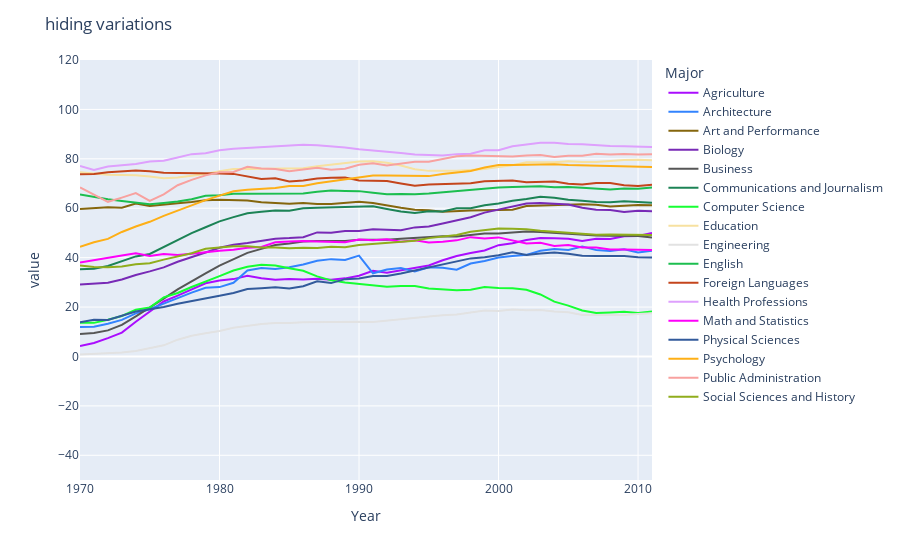

Notebook code for this chart:
### Code cell
fig = px.line(df_melt, x='Year', y='value',color="Major",color_discrete_sequence=px.colors.qualitative.Alphabet)
fig.update_layout(title='hiding variations', yaxis=dict(range=[-50, 120]))
fig.show()

### Figure 1 — Plotly figure (JSON) as saved in the notebook; plotly's stock layout.template omitted (floating-point values rounded to 4 significant figures)
{"data": [{"hovertemplate": "Major=Agriculture<br>Year=%{x}<br>value=%{y}<extra></extra>", "legendgroup": "Agriculture", "line": {"color": "#AA0DFE", "dash": "solid"}, "marker": {"symbol": "circle"}, "mode": "lines", "name": "Agriculture", "orientation": "v", "showlegend": true, "type": "scatter", "x": [1970, 1971, 1972, 1973, 1974, 1975, 1976, 1977, 1978, 1979, 1980, 1981, 1982, 1983, 1984, 1985, 1986, 1987, 1988, 1989, 1990, 1991, 1992, 1993, 1994, 1995, 1996, 1997, 1998, 1999, 2000, 2001, 2002, 2003, 2004, 2005, 2006, 2007, 2008, 2009, 2010, 2011], "xaxis": "x", "y": [4.23, 5.453, 7.421, 9.654, 14.07, 18.33, 22.25, 24.64, 27.15, 29.63, 30.76, 31.32, 32.64, 31.64, 31.09, 31.38, 31.2, 31.49, 31.09, 31.61, 32.7, 34.71, 33.93, 34.95, 36.03, 36.84, 38.97, 40.69, 41.91, 42.89, 45.06, 45.87, 47.13, 47.94, 47.89, 47.67, 46.79, 47.61, 47.57, 48.67, 48.73, 50.04], "yaxis": "y"}, {"hovertemplate": "Major=Architecture<br>Year=%{x}<br>value=%{y}<extra></extra>", "legendgroup": "Architecture", "line": {"color": "#3283FE", "dash": "solid"}, "marker": {"symbol": "circle"}, "mode": "lines", "name": "Architecture", "orientation": "v", "showlegend": true, "type": "scatter", "x": [1970, 1971, 1972, 1973, 1974, 1975, 1976, 1977, 1978, 1979, 1980, 1981, 1982, 1983, 1984, 1985, 1986, 1987, 1988, 1989, 1990, 1991, 1992, 1993, 1994, 1995, 1996, 1997, 1998, 1999, 2000, 2001, 2002, 2003, 2004, 2005, 2006, 2007, 2008, 2009, 2010, 2011], "xaxis": "x", "y": [11.92, 12.0, 13.21, 14.79, 17.44, 19.13, 21.39, 23.74, 25.85, 27.77, 28.08, 29.84, 34.82, 35.83, 35.45, 36.13, 37.24, 38.73, 39.4, 39.1, 40.82, 33.68, 35.2, 35.78, 34.43, 36.06, 35.93, 35.1, 37.6, 38.63, 40.02, 40.69, 41.13, 42.76, 43.47, 43.1, 44.5, 43.1, 42.71, 43.35, 42.07, 42.77], "yaxis": "y"}, {"hovertemplate": "Major=Art and Performance<br>Year=%{x}<br>value=%{y}<extra></extra>", "legendgroup": "Art and Performance", "line": {"color": "#85660D", "dash": "solid"}, "marker": {"symbol": "circle"}, "mode": "lines", "name": "Art and Performance", "orientation": "v", "showlegend": true, "type": "scatter", "x": [1970, 1971, 1972, 1973, 1974, 1975, 1976, 1977, 1978, 1979, 1980, 1981, 1982, 1983, 1984, 1985, 1986, 1987, 1988, 1989, 1990, 1991, 1992, 1993, 1994, 1995, 1996, 1997, 1998, 1999, 2000, 2001, 2002, 2003, 2004, 2005, 2006, 2007, 2008, 2009, 2010, 2011], "xaxis": "x", "y": [59.7, 59.9, 60.4, 60.2, 61.9, 60.9, 61.3, 62, 62.5, 63.2, 63.4, 63.3, 63.1, 62.4, 62.1, 61.8, 62.1, 61.7, 61.7, 62, 62.6, 62.1, 61, 60.2, 59.4, 59.2, 58.6, 58.7, 59.1, 59.2, 59.2, 59.4, 60.9, 61.1, 61.3, 61.4, 61.6, 61.4, 60.7, 61, 61.3, 61.2], "yaxis": "y"}, {"hovertemplate": "Major=Biology<br>Year=%{x}<br>value=%{y}<extra></extra>", "legendgroup": "Biology", "line": {"color": "#782AB6", "dash": "solid"}, "marker": {"symbol": "circle"}, "mode": "lines", "name": "Biology", "orientation": "v", "showlegend": true, "type": "scatter", "x": [1970, 1971, 1972, 1973, 1974, 1975, 1976, 1977, 1978, 1979, 1980, 1981, 1982, 1983, 1984, 1985, 1986, 1987, 1988, 1989, 1990, 1991, 1992, 1993, 1994, 1995, 1996, 1997, 1998, 1999, 2000, 2001, 2002, 2003, 2004, 2005, 2006, 2007, 2008, 2009, 2010, 2011], "xaxis": "x", "y": [29.09, 29.39, 29.81, 31.15, 33.0, 34.45, 36.07, 38.33, 40.11, 42.07, 44.0, 45.25, 45.97, 46.71, 47.67, 47.91, 48.3, 50.21, 50.1, 50.77, 50.82, 51.47, 51.35, 51.12, 52.25, 52.6, 53.79, 55.0, 56.35, 58.23, 59.39, 60.71, 61.9, 62.17, 61.91, 61.5, 60.17, 59.41, 59.31, 58.49, 59.01, 58.74], "yaxis": "y"}, {"hovertemplate": "Major=Business<br>Year=%{x}<br>value=%{y}<extra></extra>", "legendgroup": "Business", "line": {"color": "#565656", "dash": "solid"}, "marker": {"symbol": "circle"}, "mode": "lines", "name": "Business", "orientation": "v", "showlegend": true, "type": "scatter", "x": [1970, 1971, 1972, 1973, 1974, 1975, 1976, 1977, 1978, 1979, 1980, 1981, 1982, 1983, 1984, 1985, 1986, 1987, 1988, 1989, 1990, 1991, 1992, 1993, 1994, 1995, 1996, 1997, 1998, 1999, 2000, 2001, 2002, 2003, 2004, 2005, 2006, 2007, 2008, 2009, 2010, 2011], "xaxis": "x", "y": [9.064, 9.503, 10.56, 12.8, 16.2, 19.69, 23.43, 27.16, 30.53, 33.62, 36.77, 39.27, 41.95, 43.54, 45.12, 45.75, 46.53, 46.69, 46.76, 46.78, 47.2, 47.22, 47.22, 47.64, 47.98, 48.57, 48.65, 48.56, 49.26, 49.81, 49.8, 50.28, 50.55, 50.35, 49.95, 49.79, 49.21, 49.0, 48.89, 48.84, 48.76, 48.18], "yaxis": "y"}, {"hovertemplate": "Major=Communications and Journalism<br>Year=%{x}<br>value=%{y}<extra></extra>", "legendgroup": "Communications and Journalism", "line": {"color": "#1C8356", "dash": "solid"}, "marker": {"symbol": "circle"}, "mode": "lines", "name": "Communications and Journalism", "orientation": "v", "showlegend": true, "type": "scatter", "x": [1970, 1971, 1972, 1973, 1974, 1975, 1976, 1977, 1978, 1979, 1980, 1981, 1982, 1983, 1984, 1985, 1986, 1987, 1988, 1989, 1990, 1991, 1992, 1993, 1994, 1995, 1996, 1997, 1998, 1999, 2000, 2001, 2002, 2003, 2004, 2005, 2006, 2007, 2008, 2009, 2010, 2011], "xaxis": "x", "y": [35.3, 35.5, 36.6, 38.4, 40.5, 41.5, 44.3, 46.9, 49.9, 52.3, 54.7, 56.4, 58, 58.6, 59.1, 59, 60, 60.2, 60.4, 60.5, 60.8, 60.8, 59.7, 58.7, 58.1, 58.8, 58.7, 60, 60, 61.2, 61.9, 63, 63.7, 64.6, 64.2, 63.4, 63, 62.5, 62.4, 62.8, 62.5, 62.2], "yaxis": "y"}, {"hovertemplate": "Major=Computer Science<br>Year=%{x}<br>value=%{y}<extra></extra>", "legendgroup": "Computer Science", "line": {"color": "#16FF32", "dash": "solid"}, "marker": {"symbol": "circle"}, "mode": "lines", "name": "Computer Science", "orientation": "v", "showlegend": true, "type": "scatter", "x": [1970, 1971, 1972, 1973, 1974, 1975, 1976, 1977, 1978, 1979, 1980, 1981, 1982, 1983, 1984, 1985, 1986, 1987, 1988, 1989, 1990, 1991, 1992, 1993, 1994, 1995, 1996, 1997, 1998, 1999, 2000, 2001, 2002, 2003, 2004, 2005, 2006, 2007, 2008, 2009, 2010, 2011], "xaxis": "x", "y": [13.6, 13.6, 14.9, 16.4, 18.9, 19.8, 23.9, 25.7, 28.1, 30.2, 32.5, 34.8, 36.3, 37.1, 36.8, 35.7, 34.7, 32.4, 30.8, 29.9, 29.4, 28.7, 28.2, 28.5, 28.5, 27.5, 27.1, 26.8, 27, 28.1, 27.7, 27.6, 27, 25.1, 22.2, 20.6, 18.6, 17.6, 17.8, 18.1, 17.6, 18.2], "yaxis": "y"}, {"hovertemplate": "Major=Education<br>Year=%{x}<br>value=%{y}<extra></extra>", "legendgroup": "Education", "line": {"color": "#F7E1A0", "dash": "solid"}, "marker": {"symbol": "circle"}, "mode": "lines", "name": "Education", "orientation": "v", "showlegend": true, "type": "scatter", "x": [1970, 1971, 1972, 1973, 1974, 1975, 1976, 1977, 1978, 1979, 1980, 1981, 1982, 1983, 1984, 1985, 1986, 1987, 1988, 1989, 1990, 1991, 1992, 1993, 1994, 1995, 1996, 1997, 1998, 1999, 2000, 2001, 2002, 2003, 2004, 2005, 2006, 2007, 2008, 2009, 2010, 2011], "xaxis": "x", "y": [74.54, 74.15, 73.55, 73.5, 73.34, 72.8, 72.17, 72.46, 73.19, 73.82, 74.98, 75.85, 75.84, 75.95, 75.87, 75.92, 76.14, 76.96, 77.63, 78.11, 78.87, 78.99, 78.44, 77.27, 75.81, 75.13, 75.04, 75.16, 75.49, 75.84, 76.69, 77.38, 78.64, 78.54, 78.65, 79.07, 78.69, 78.72, 79.2, 79.53, 79.62, 79.43], "yaxis": "y"}, {"hovertemplate": "Major=Engineering<br>Year=%{x}<br>value=%{y}<extra></extra>", "legendgroup": "Engineering", "line": {"color": "#E2E2E2", "dash": "solid"}, "marker": {"symbol": "circle"}, "mode": "lines", "name": "Engineering", "orientation": "v", "showlegend": true, "type": "scatter", "x": [1970, 1971, 1972, 1973, 1974, 1975, 1976, 1977, 1978, 1979, 1980, 1981, 1982, 1983, 1984, 1985, 1986, 1987, 1988, 1989, 1990, 1991, 1992, 1993, 1994, 1995, 1996, 1997, 1998, 1999, 2000, 2001, 2002, 2003, 2004, 2005, 2006, 2007, 2008, 2009, 2010, 2011], "xaxis": "x", "y": [0.8, 1, 1.2, 1.6, 2.2, 3.2, 4.5, 6.8, 8.4, 9.4, 10.3, 11.6, 12.4, 13.1, 13.5, 13.5, 13.9, 14, 13.9, 14.1, 14.1, 14, 14.5, 14.9, 15.7, 16.2, 16.7, 17, 17.8, 18.6, 18.4, 19, 18.7, 18.8, 18.2, 17.9, 16.8, 16.8, 16.5, 16.8, 17.2, 17.5], "yaxis": "y"}, {"hovertemplate": "Major=English<br>Year=%{x}<br>value=%{y}<extra></extra>", "legendgroup": "English", "line": {"color": "#1CBE4F", "dash": "solid"}, "marker": {"symbol": "circle"}, "mode": "lines", "name": "English", "orientation": "v", "showlegend": true, "type": "scatter", "x": [1970, 1971, 1972, 1973, 1974, 1975, 1976, 1977, 1978, 1979, 1980, 1981, 1982, 1983, 1984, 1985, 1986, 1987, 1988, 1989, 1990, 1991, 1992, 1993, 1994, 1995, 1996, 1997, 1998, 1999, 2000, 2001, 2002, 2003, 2004, 2005, 2006, 2007, 2008, 2009, 2010, 2011], "xaxis": "x", "y": [65.57, 64.56, 63.66, 62.94, 62.41, 61.65, 62.15, 62.72, 63.62, 65.09, 65.28, 65.84, 65.85, 65.92, 65.75, 65.8, 65.98, 66.71, 67.14, 67.02, 66.92, 66.24, 65.62, 65.73, 65.64, 65.94, 66.44, 66.79, 67.26, 67.82, 68.37, 68.58, 68.83, 68.89, 68.45, 68.57, 68.3, 67.87, 67.59, 67.97, 67.93, 68.43], "yaxis": "y"}, {"hovertemplate": "Major=Foreign Languages<br>Year=%{x}<br>value=%{y}<extra></extra>", "legendgroup": "Foreign Languages", "line": {"color": "#C4451C", "dash": "solid"}, "marker": {"symbol": "circle"}, "mode": "lines", "name": "Foreign Languages", "orientation": "v", "showlegend": true, "type": "scatter", "x": [1970, 1971, 1972, 1973, 1974, 1975, 1976, 1977, 1978, 1979, 1980, 1981, 1982, 1983, 1984, 1985, 1986, 1987, 1988, 1989, 1990, 1991, 1992, 1993, 1994, 1995, 1996, 1997, 1998, 1999, 2000, 2001, 2002, 2003, 2004, 2005, 2006, 2007, 2008, 2009, 2010, 2011], "xaxis": "x", "y": [73.8, 73.9, 74.6, 74.9, 75.3, 75, 74.4, 74.3, 74.3, 74.2, 74.1, 73.9, 72.7, 71.8, 72.1, 70.8, 71.2, 72, 72.3, 72.4, 71.2, 71.1, 71, 70, 69.1, 69.6, 69.7, 70, 70.1, 70.9, 70.9, 71.2, 70.5, 70.6, 70.8, 69.9, 69.6, 70.2, 70.2, 69.3, 69, 69.5], "yaxis": "y"}, {"hovertemplate": "Major=Health Professions<br>Year=%{x}<br>value=%{y}<extra></extra>", "legendgroup": "Health Professions", "line": {"color": "#DEA0FD", "dash": "solid"}, "marker": {"symbol": "circle"}, "mode": "lines", "name": "Health Professions", "orientation": "v", "showlegend": true, "type": "scatter", "x": [1970, 1971, 1972, 1973, 1974, 1975, 1976, 1977, 1978, 1979, 1980, 1981, 1982, 1983, 1984, 1985, 1986, 1987, 1988, 1989, 1990, 1991, 1992, 1993, 1994, 1995, 1996, 1997, 1998, 1999, 2000, 2001, 2002, 2003, 2004, 2005, 2006, 2007, 2008, 2009, 2010, 2011], "xaxis": "x", "y": [77.1, 75.5, 76.9, 77.4, 77.9, 78.9, 79.2, 80.5, 81.9, 82.3, 83.5, 84.1, 84.4, 84.6, 85.1, 85.3, 85.7, 85.5, 85.2, 84.6, 83.9, 83.5, 83, 82.4, 81.8, 81.5, 81.3, 81.9, 82.1, 83.5, 83.5, 85.1, 85.8, 86.5, 86.5, 86, 85.9, 85.4, 85.2, 85.1, 85, 84.8], "yaxis": "y"}, {"hovertemplate": "Major=Math and Statistics<br>Year=%{x}<br>value=%{y}<extra></extra>", "legendgroup": "Math and Statistics", "line": {"color": "#FE00FA", "dash": "solid"}, "marker": {"symbol": "circle"}, "mode": "lines", "name": "Math and Statistics", "orientation": "v", "showlegend": true, "type": "scatter", "x": [1970, 1971, 1972, 1973, 1974, 1975, 1976, 1977, 1978, 1979, 1980, 1981, 1982, 1983, 1984, 1985, 1986, 1987, 1988, 1989, 1990, 1991, 1992, 1993, 1994, 1995, 1996, 1997, 1998, 1999, 2000, 2001, 2002, 2003, 2004, 2005, 2006, 2007, 2008, 2009, 2010, 2011], "xaxis": "x", "y": [38, 39, 40.2, 40.9, 41.8, 40.7, 41.5, 41.1, 41.6, 42.3, 42.8, 43.2, 44, 44.3, 46.2, 46.5, 46.7, 46.5, 46.2, 46.2, 47.3, 47, 47.4, 46.4, 47, 46.1, 46.4, 47, 48.3, 47.8, 48.2, 47, 45.7, 46, 44.7, 45.1, 44.1, 44.1, 43.3, 43.3, 43.1, 43.1], "yaxis": "y"}, {"hovertemplate": "Major=Physical Sciences<br>Year=%{x}<br>value=%{y}<extra></extra>", "legendgroup": "Physical Sciences", "line": {"color": "#325A9B", "dash": "solid"}, "marker": {"symbol": "circle"}, "mode": "lines", "name": "Physical Sciences", "orientation": "v", "showlegend": true, "type": "scatter", "x": [1970, 1971, 1972, 1973, 1974, 1975, 1976, 1977, 1978, 1979, 1980, 1981, 1982, 1983, 1984, 1985, 1986, 1987, 1988, 1989, 1990, 1991, 1992, 1993, 1994, 1995, 1996, 1997, 1998, 1999, 2000, 2001, 2002, 2003, 2004, 2005, 2006, 2007, 2008, 2009, 2010, 2011], "xaxis": "x", "y": [13.8, 14.9, 14.8, 16.5, 18.2, 19.1, 20, 21.3, 22.5, 23.7, 24.6, 25.7, 27.3, 27.6, 28, 27.5, 28.4, 30.4, 29.7, 31.3, 31.6, 32.6, 32.6, 33.6, 34.8, 35.9, 37.3, 38.3, 39.7, 40.2, 41, 42.2, 41.1, 41.7, 42.1, 41.6, 40.8, 40.7, 40.7, 40.7, 40.2, 40.1], "yaxis": "y"}, {"hovertemplate": "Major=Psychology<br>Year=%{x}<br>value=%{y}<extra></extra>", "legendgroup": "Psychology", "line": {"color": "#FEAF16", "dash": "solid"}, "marker": {"symbol": "circle"}, "mode": "lines", "name": "Psychology", "orientation": "v", "showlegend": true, "type": "scatter", "x": [1970, 1971, 1972, 1973, 1974, 1975, 1976, 1977, 1978, 1979, 1980, 1981, 1982, 1983, 1984, 1985, 1986, 1987, 1988, 1989, 1990, 1991, 1992, 1993, 1994, 1995, 1996, 1997, 1998, 1999, 2000, 2001, 2002, 2003, 2004, 2005, 2006, 2007, 2008, 2009, 2010, 2011], "xaxis": "x", "y": [44.4, 46.2, 47.6, 50.4, 52.6, 54.5, 56.9, 59, 61.3, 63.3, 65.1, 66.9, 67.5, 67.9, 68.2, 69, 69, 70.1, 70.9, 71.6, 72.6, 73.2, 73.2, 73.1, 72.9, 73, 73.9, 74.4, 75.1, 76.5, 77.5, 77.5, 77.7, 77.8, 77.8, 77.5, 77.4, 77.1, 77.2, 77.1, 77, 76.7], "yaxis": "y"}, {"hovertemplate": "Major=Public Administration<br>Year=%{x}<br>value=%{y}<extra></extra>", "legendgroup": "Public Administration", "line": {"color": "#F8A19F", "dash": "solid"}, "marker": {"symbol": "circle"}, "mode": "lines", "name": "Public Administration", "orientation": "v", "showlegend": true, "type": "scatter", "x": [1970, 1971, 1972, 1973, 1974, 1975, 1976, 1977, 1978, 1979, 1980, 1981, 1982, 1983, 1984, 1985, 1986, 1987, 1988, 1989, 1990, 1991, 1992, 1993, 1994, 1995, 1996, 1997, 1998, 1999, 2000, 2001, 2002, 2003, 2004, 2005, 2006, 2007, 2008, 2009, 2010, 2011], "xaxis": "x", "y": [68.4, 65.5, 62.6, 64.3, 66.1, 63, 65.6, 69.3, 71.5, 73.3, 74.6, 74.7, 76.8, 76.1, 75.9, 75, 75.7, 76.4, 75.6, 76, 77.6, 78.2, 77.3, 78, 78.8, 78.8, 79.8, 81, 81.3, 81.1, 81.1, 80.9, 81.3, 81.5, 80.7, 81.2, 81.2, 82.1, 81.7, 82, 81.7, 81.9], "yaxis": "y"}, {"hovertemplate": "Major=Social Sciences and History<br>Year=%{x}<br>value=%{y}<extra></extra>", "legendgroup": "Social Sciences and History", "line": {"color": "#90AD1C", "dash": "solid"}, "marker": {"symbol": "circle"}, "mode": "lines", "name": "Social Sciences and History", "orientation": "v", "showlegend": true, "type": "scatter", "x": [1970, 1971, 1972, 1973, 1974, 1975, 1976, 1977, 1978, 1979, 1980, 1981, 1982, 1983, 1984, 1985, 1986, 1987, 1988, 1989, 1990, 1991, 1992, 1993, 1994, 1995, 1996, 1997, 1998, 1999, 2000, 2001, 2002, 2003, 2004, 2005, 2006, 2007, 2008, 2009, 2010, 2011], "xaxis": "x", "y": [36.8, 36.2, 36.1, 36.4, 37.3, 37.7, 39.2, 40.5, 41.8, 43.6, 44.2, 44.6, 44.6, 44.1, 44.1, 43.8, 44, 43.9, 44.4, 44.2, 45.1, 45.5, 45.8, 46.1, 46.8, 47.9, 48.7, 49.2, 50.5, 51.2, 51.8, 51.7, 51.5, 50.9, 50.5, 50, 49.8, 49.3, 49.4, 49.4, 49.3, 49.2], "yaxis": "y"}], "layout": {"legend": {"title": {"text": "Major"}, "tracegroupgap": 0}, "margin": {"t": 60}, "title": {"text": "hiding variations"}, "xaxis": {"anchor": "y", "domain": [0, 1], "title": {"text": "Year"}}, "yaxis": {"anchor": "x", "domain": [0, 1], "range": [-50, 120], "title": {"text": "value"}}}}
